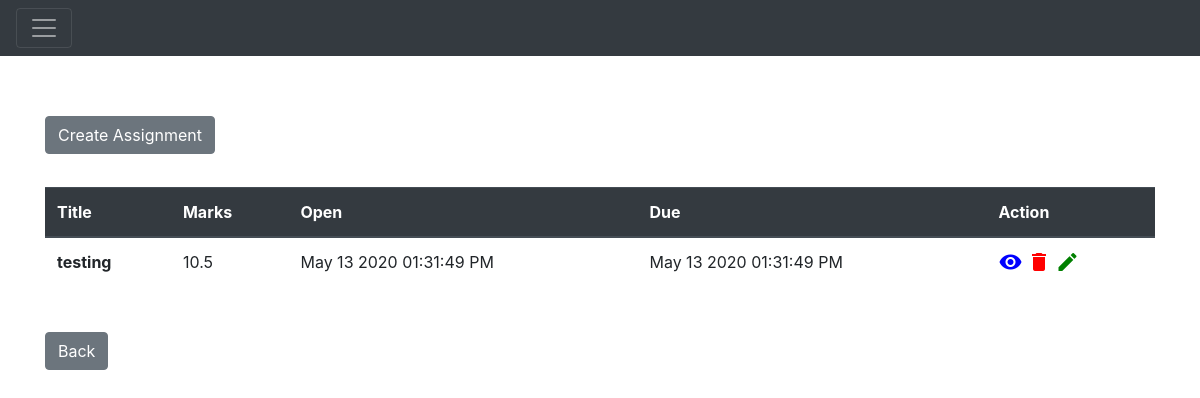
Page /assignments/1 (signed in) on the earlier database version.
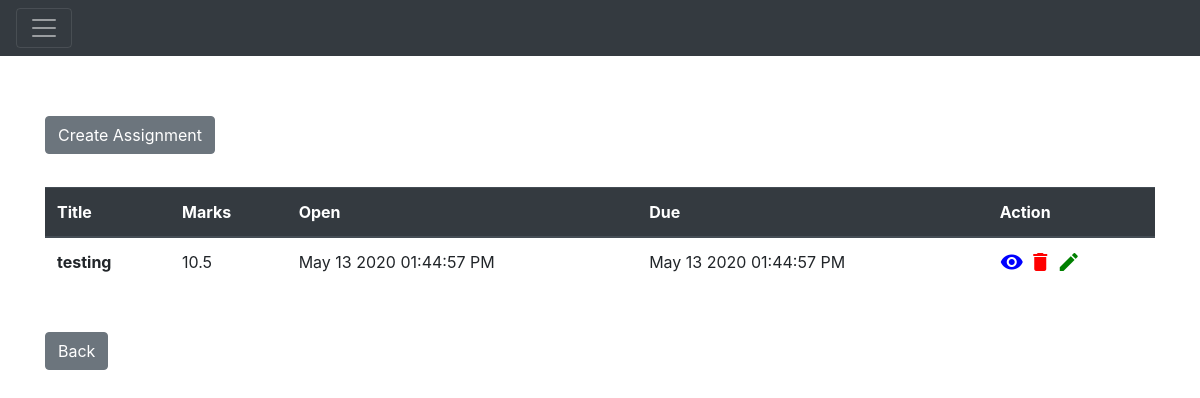
Same page on the later database version.
### Application/models.py (models this page shows)
class Assignment(db.Model):
    __tablename__ = "assignments"
    assignmentId = db.Column(
        db.Integer,
        primary_key=True,
        autoincrement=True
    )
    assignmentName = db.Column(
        db.String(120),
        nullable=False
    )
    assignmentDesc = db.Column(
        db.String(255),
        nullable=False
    )
    assignmentDeadline = db.Column(
        db.DateTime
    )
    courseId = db.Column(db.Integer, db.ForeignKey('courses.courseId'))
    course = relationship("Course", backref="assignments")
    totalMarks = db.Column(db.Float, nullable=False)
    uploadDateTime = db.Column(db.DateTime, nullable=False)

### Application/assignments.py (the view)
@app.route('/assignments/<id>', methods=['GET'])
def getAssignmentsByCourse(id):
    assignments = models.Assignment.query.filter_by(courseId=id).all()
    enrollment = models.Enrollment.query.filter_by(courseId=id,userId=session['id']).first()
    isTeacher = enrollment.enrollmentRole == models.EnrollmentRole.Teacher
    filteredAssignments = []
    for ass in assignments:
        if ass.course.courseId == int(id):
            filteredAssignments.append(ass)
    return render_template('assignments.html', assignments=filteredAssignments, id=id, isTeacher=isTeacher)

### Application/templates/assignments.html (shortened to what this page needs)
{% extends 'main.html' %}
{% block head %}
{{ super() }}
{% endblock %}
{% block body %}
{{ super() }}
<div class="container" style="margin-top: 5%">
    {% if isTeacher %}
    <a class="btn btn-secondary" href={{ url_for('createAssignment',course_id=id) }}>Create Assignment</a>
    {% endif %}
    <table class="table" style="margin-top: 3%">
        <thead class="thead-dark">
        <tr>
            <th scope="col">Title</th>
            <th scope="col">Marks</th>
            <th scope="col">Open</th>
            <th scope="col">Due</th>
            <th scope="col">Action</th>
        </tr>
        </thead>
        <tbody>
        {% for assignment in assignments %}
        <tr>
            <th scope="row">{{assignment.assignmentName}}</th>
            <td>{{assignment.totalMarks}}</td>
            <td>{{assignment.uploadDateTime.strftime("%b %d %Y %r")}}</td>
            <td>{{assignment.assignmentDeadline.strftime("%b %d %Y %r")}}</td>
            <td><a href={{ url_for('getAssignmentDetailById',id=assignment.assignmentId) }}
                           >
                <i class="material-icons md-48" style="color:blue;">visibility</i>
                </a>
                {% if isTeacher %}
                <a href={{ url_for('deleteAssignment', id=assignment.assignmentId) }}>
                    <i class="material-icons md-36" style="color:red;">delete</i>
                </a>
                <a href={{ url_for('updateAssignment', id=assignment.assignmentId) }}>
                    <i class="material-icons md-36" style="color:green;">edit</i>
                </a>
                {% endif %}
            </td>
        </tr>
        {% endfor %}
        </tbody>
    </table>
    <br>
    <a class="btn btn-secondary" href={{ url_for('coursesite' ,id=id) }}> Back</a>
</div>
{% endblock %}

Differences in the rows shown:
changed Assignment "testing": uploadDateTime "May 13 2020 01:31:49 PM" → "May 13 2020 01:44:57 PM"; assignmentDeadline "May 13 2020 01:31:49 PM" → "May 13 2020 01:44:57 PM"
